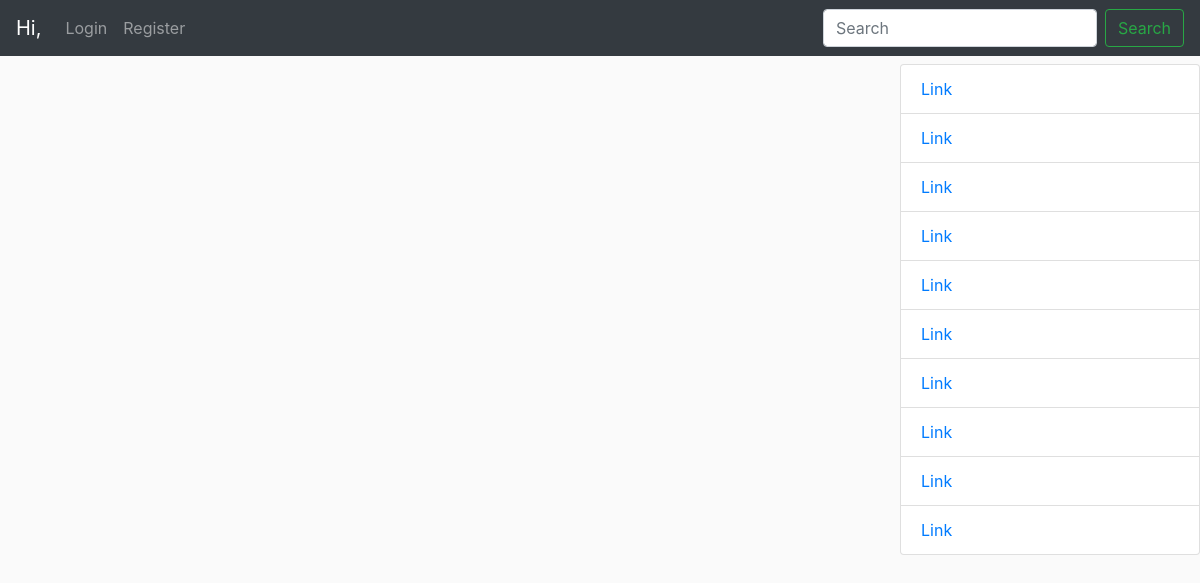
/, run on an earlier commit of the app's database.
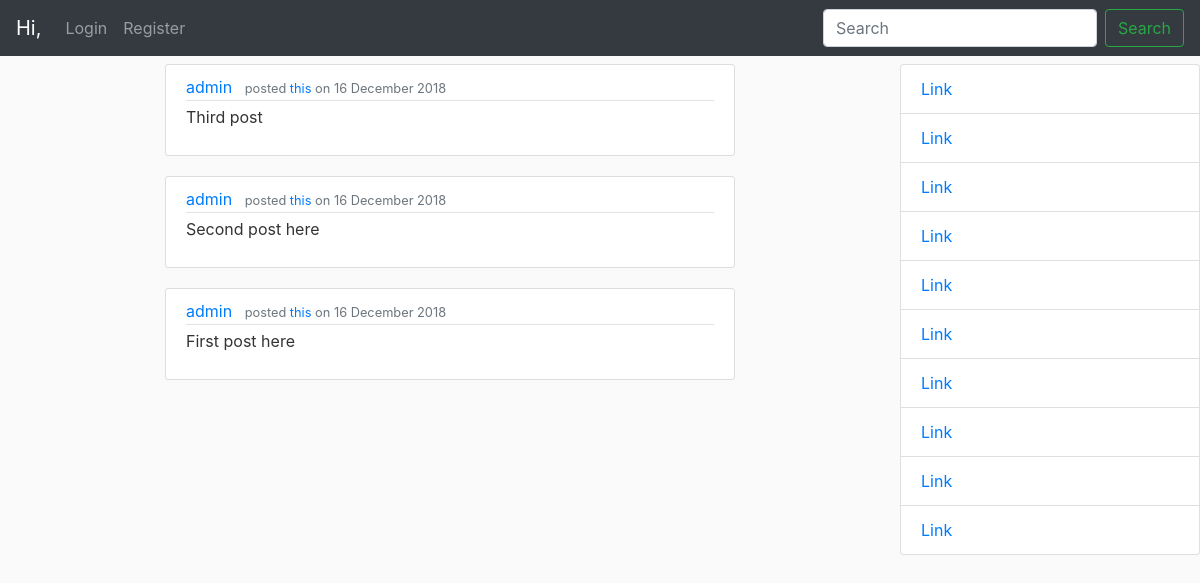
And on a later commit of the database.
### mainview/models.py (models this page shows, shortened)
class Post(models.Model):
    content = models.TextField()
    date_posted = models.DateTimeField(default=timezone.now)
    author = models.ForeignKey(User, on_delete=models.CASCADE)

### mainview/views.py (the view)
# urls.py: path('', PostListView.as_view(), name='profile'),
class PostListView(ListView):
    model = Post
    template_name = 'mainview/posts.html'
    context_object_name = 'posts'
    ordering = ['-date_posted']

### mainview/templates/mainview/posts.html
{% extends "mainview/home.html" %}
{% block content %}
    {% for post in posts %}
        <article class="media content-section">
            <div class="media-body">
            <div class="article-metadata">
                <a class="mr-2" href="#">{{ post.author }}</a>
                <small class="text-muted">posted <a href="{% url 'mainview:post-detail' post.id %}">this</a> on {{ post.date_posted|date:"j F Y" }}</small>
            </div>
            <p class="article-content">{{ post.content }}</p>
            </div>
        </article>
    {% endfor %}
{% endblock content%}

### mainview/templates/mainview/home.html (shortened to what this page needs)
{% load static %}
<!doctype html>
<html>
    <head>
        <link rel="stylesheet" href="https://stackpath.bootstrapcdn.com/bootstrap/4.1.3/css/bootstrap.min.css">
        <link rel="stylesheet" type="text/css" href="{% static 'mainview/styles.css' %}">
    </head>
    <body>
        <nav class="navbar navbar-expand-md navbar-dark fixed-top bg-dark">
            <a class="navbar-brand" href="#">Hi, {{ user.username }}</a>
            <div class="collapse navbar-collapse" id="navbarCollapse">
                <div class="navbar-nav mr-auto">
                    {% if user.is_authenticated %}
                        <a class="nav-link" href="{% url 'mainview:profile' %}">Home</a>
                        <a class="nav-item nav-link" href="{% url 'mainview:post-create' %}">New Post</a>
                        <a class="nav-item nav-link" href="{% url 'logout' %}">Logout</a>
                    {% else %}
                        <a class="nav-item nav-link" href="{% url 'login' %}">Login</a>
                        <a class="nav-item nav-link" href="{% url 'register' %}">Register</a>
                    {% endif %}
                </div>
                <form class="form-inline mt-2 mt-md-0">
                    <input class="form-control mr-sm-2" type="text" placeholder="Search" aria-label="Search">
                    <button class="btn btn-outline-success my-2 my-sm-0" type="submit">Search</button>
                </form>
            </div>
        </nav>
        <main role="main" class="container-fluid">
            <div class="row">
                <div class="col col-sm"></div>
                <div class="col-6">
                    {% block content %}
                    {% endblock content %}
                </div>
                <div class="col col-sm"></div>
                <aside class="col-3 px-0 fixed-top sticky-top flex-grow-1">
                    <div class="list-group w-100">
                        <a href="#" class="list-group-item">Link</a>
                        <a href="#" class="list-group-item">Link</a>
                        <a href="#" class="list-group-item">Link</a>
                        <a href="#" class="list-group-item">Link</a>
                        <a href="#" class="list-group-item">Link</a>
                        <a href="#" class="list-group-item">Link</a>
                        <a href="#" class="list-group-item">Link</a>
                        <a href="#" class="list-group-item">Link</a>
                        <a href="#" class="list-group-item">Link</a>
                        <a href="#" class="list-group-item">Link</a>
                    </div>
                </aside>
            </div>
        </main>
    </body>
</html>

### mainview/static/mainview/styles.css (style rules this page uses)
body { background: #fafafa; color: #333333; margin-top: 4rem; min-height: 75rem; }
.content-section { background: #ffffff; padding: 10px 20px; border: 1px solid #dddddd; border-radius: 3px; margin-bottom: 20px; }
.article-content { white-space: pre-line; }
.article-metadata { padding-bottom: 1px; margin-bottom: 4px; border-bottom: 1px solid #e3e3e3 }

What changed in the data, as far as the page shows it:
added Post: author "admin", date_posted "16 December 2018", content "Third post"
added Post: author "admin", date_posted "16 December 2018", content "Second post here"
added Post: author "admin", date_posted "16 December 2018", content "First post here"
